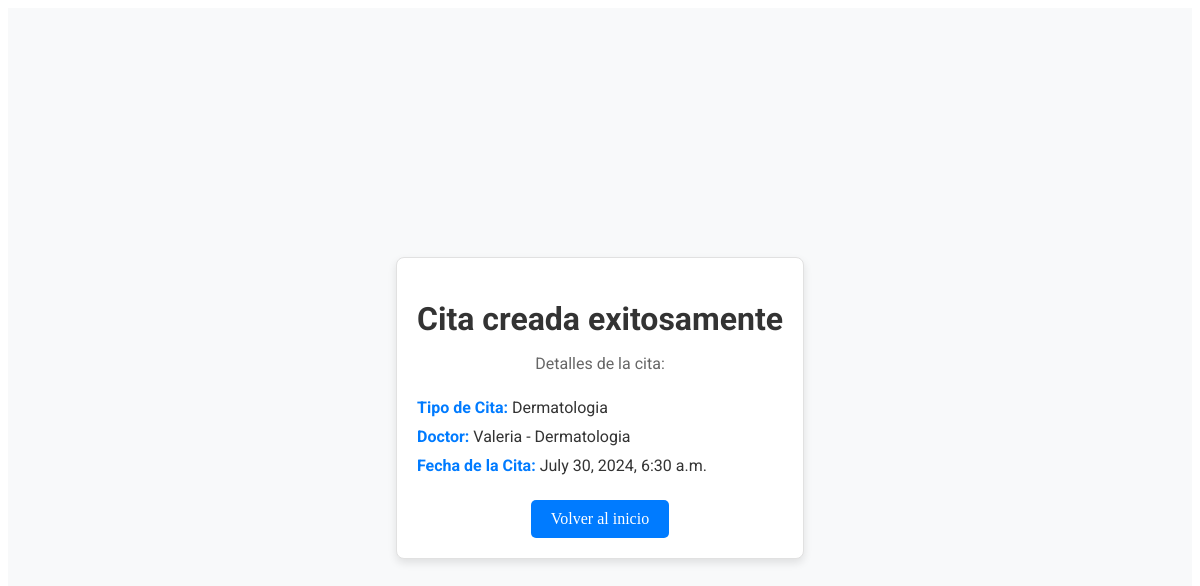
Page /appointments/success/14/ on the committed database.
### appointments/models.py (models this page shows)
class Appointment(models.Model):
    doctorId = models.ForeignKey(Doctor, on_delete=models.CASCADE)
    userId = models.ForeignKey(CustomUser, on_delete=models.CASCADE)
    tipoCita = models.CharField(max_length=75)
    fechaInicio = models.DateTimeField()
    fechaFin = models.DateTimeField()

class Doctor(models.Model):
    nombre = models.CharField(max_length=40)
    apellidos = models.CharField(max_length=50)
    IPS = models.CharField(max_length=50)
    correo = models.EmailField(unique=True)
    cedula = models.CharField(max_length=20, unique=True)
    especialidad = models.CharField(max_length=50)
    def __str__(self):
        return f"{self.nombre} - {self.especialidad}"

### appointments/views.py (the view)
# urls.py: path('success/<int:appointment_id>/', views.success_view, name='success'),
def success_view(request, appointment_id):
    appointment = get_object_or_404(Appointment, id=appointment_id)
    return render(request, 'appointments/successAppointment.html', {'appointment': appointment})

### appointments/templates/appointments/successAppointment.html (shortened to what this page needs)
<!DOCTYPE html>
{% load static %}
<html lang="en">
<head>
    <link rel="stylesheet" href="{% static 'css/successAppointment.css' %}">
</head>
<body>
    <div class = "successApointment">
        <div class = "son">
            <h1>Cita creada exitosamente</h1>
            <p>Detalles de la cita:</p>
            <ul>
                <li><strong>Tipo de Cita:</strong> {{ appointment.tipoCita }}</li>
                <li><strong>Doctor:</strong> {{ appointment.doctorId }}</li>
                <li><strong>Fecha de la Cita:</strong> {{ appointment.fechaInicio }}</li>
            </ul>
            <a href="{% url 'appointments:appointmentsPage' %}">Volver al inicio</a>
        </div>
    </div>
</body>
</html>

### static/css/successAppointment.css (style rules this page uses)
.successApointment { display: flex; justify-content: center; align-items: center; height: 100vh; background-color: #f8f9fa; }
.son { text-align: center; background-color: #ffffff; padding: 20px; border: 1px solid #e1e1e1; border-radius: 8px; box-shadow: 0 4px 8px rgba(0, 0, 0, 0.1); }
.son h1 { color: #333; font-family: "Roboto", Helvetica, sans-serif; margin-bottom: 10px; }
.son p { color: #666; font-family: "Roboto", Helvetica, sans-serif; margin-bottom: 20px; }
.son ul { list-style-type: none; padding: 0; margin: 0 0 20px 0; color: #333; font-family: "Roboto", Helvetica, sans-serif; text-align: left; }
.son ul li { padding: 5px 0; }
.son ul li strong { color: #007BFF; }
.son a { display: inline-block; padding: 10px 20px; background-color: #007BFF; color: #fff; text-decoration: none; border-radius: 5px; transition: background-color 0.3s ease; }

### rows in the picture
Appointment: tipoCita "Dermatologia", doctorId "Valeria - Dermatologia", fechaInicio "July 30, 2024, 6:30 a.m."
